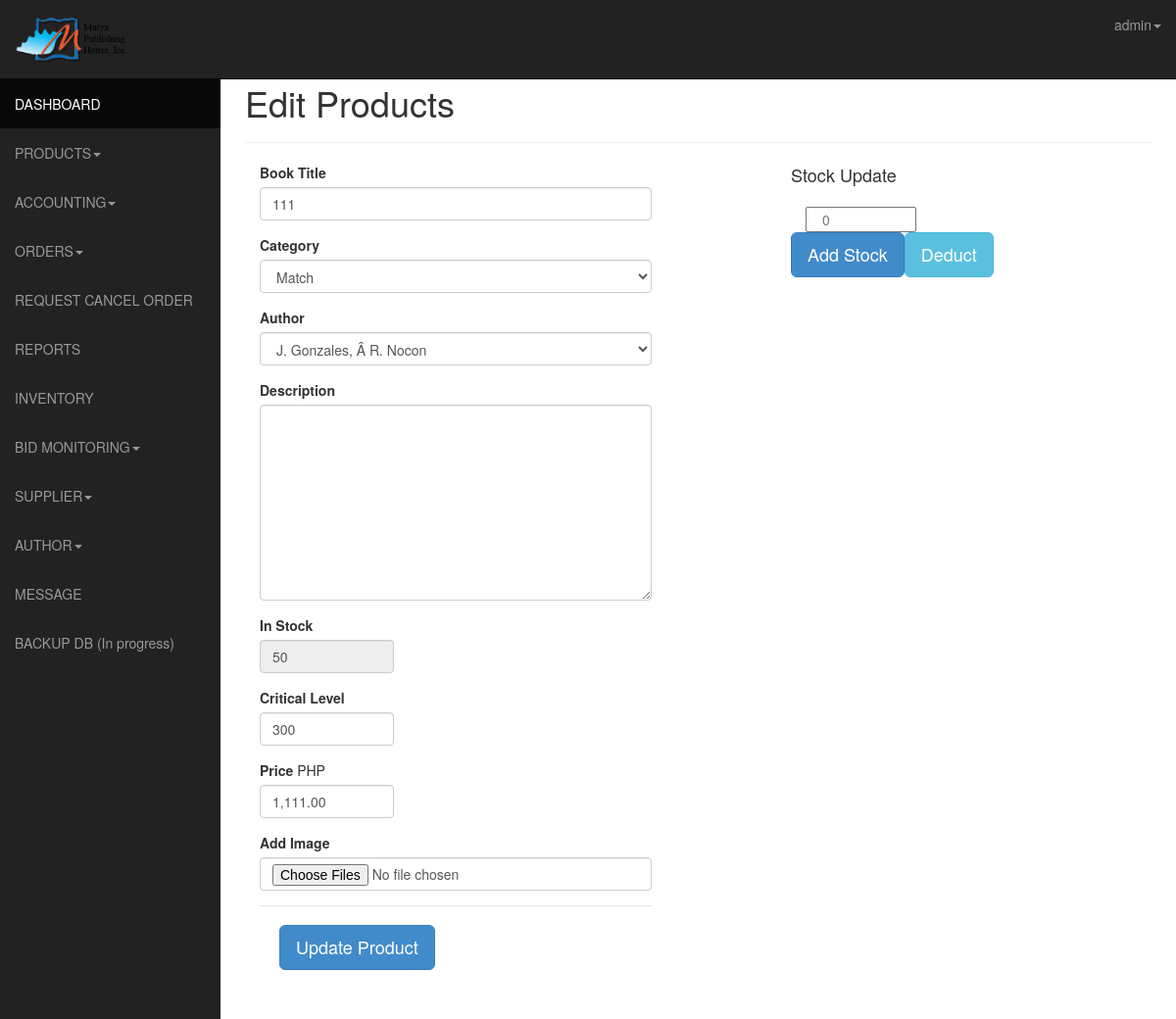
Screenshot of /admin/edit.php?id=14 (signed in) with the database file from the repository.
### tables this page shows
CREATE TABLE IF NOT EXISTS `products` (
  `id` int(11) NOT NULL AUTO_INCREMENT,
  `author_id` int(11) NOT NULL,
  `product_name` varchar(255) NOT NULL,
  `price` varchar(16) NOT NULL,
  `details` text NOT NULL,
  `stock` int(11) NOT NULL,
  `category` varchar(16) NOT NULL,
  `sub_category` varchar(50) NOT NULL,
  `status` varchar(50) NOT NULL,
  `timestamp` varchar(10) NOT NULL,
  `date_added` date NOT NULL,
  `ext` varchar(4) NOT NULL,
  PRIMARY KEY (`id`)
);

CREATE TABLE IF NOT EXISTS `critical_level` (
  `id` int(11) NOT NULL AUTO_INCREMENT,
  `product_id` int(11) NOT NULL,
  `crit_level` int(11) NOT NULL,
  `type` varchar(10) NOT NULL,
  `created_date` timestamp NOT NULL DEFAULT CURRENT_TIMESTAMP,
  PRIMARY KEY (`id`)
);

### admin/include/edit.php (the view, shortened to what this page needs)
<?php
$stock1="";
if (isset($_GET['id'])) {
	$targetID = $_GET['id'];
    $sql = mysql_query("SELECT * FROM products WHERE id='$targetID' LIMIT 1");
    $productCount = mysql_num_rows($sql);
    if ($productCount > 0) {
	    while($row = mysql_fetch_array($sql)){
			$prod_title = $row["product_name"];
			 $price = $row["price"];
			 $price = $row["price"];
			  $prod_desc  = $row["details"];
			    $stock1 = $row["stock"];
        }
    } else {
	    echo "<div id='error'>Invalid Id</div>";
    }
    $targetID = $_GET['id'];
    $sql = mysql_query("SELECT * FROM critical_level WHERE product_id='$targetID' LIMIT 1");
    $productCount = mysql_num_rows($sql);
    if ($productCount > 0) {
	    while($row = mysql_fetch_array($sql)){
			$critlevel1 = $row['crit_level'];
        }
    }
}
?>
  <fieldset>
      <form id="imageform" method="post" enctype="multipart/form-data" action='' style="clear:both">
   <div class="form-group col-lg-12">
      <label for="exampleInputPassword">Book Title</label>
      <input type="text" class="form-control" name="prod_title" id="prod_title" placeholder="Product name" value="<?php echo $prod_title?>">
    </div>
   <div class="form-group col-lg-12">
      <label for="exampleInputPassword">Category</label>
    	 <select class="form-control" name="category1" id="slct1">
         	<?php
                                        $cat_query = mysql_query("SELECT * FROM category");
                                        while($row = mysql_fetch_array($cat_query))
                                        {
                                            $cat_name = $row['cat_name'];
                                            $cat_id = $row['cat_id'];
                                            echo '<option value="'.$cat_id.'">'.$cat_name.'</option>';
                                        }
               ?>
          </select>
    </div>
 <div class="form-group col-lg-12">
  <label for="exampleInputPassword">Author</label>
      <select  class="form-control" name="brandname" id="slct2">
         	<?php
                                        $cat_query = mysql_query("SELECT * FROM brand ");
                                        while($row = mysql_fetch_array($cat_query))
                                        {
                      						$brand = $row['brand'];
                                            echo '<option value="'.$brand.'">'.$brand.'</option>';
                                        }
               ?>
          </select>
    </div>
   <div class="form-group col-lg-12">
      <label for="exampleInputPassword">Description</label>
   <textarea name="tinyeditor" class="form-control" style="width: 400px; height: 200px" ><?php echo $prod_desc?></textarea>
    </div>
    <div class="row col-lg-12">
    <div class="form-group col-lg-5">
      <label for="exampleInputPassword">In Stock</label>
     <input type="number" class="form-control" readonly="readonly" name="price" id="price" placeholder="Price" value="<?php echo $stock1?>">
    </div>
     </div>
     <div class="row col-lg-12">
     	<div class="form-group col-lg-5">
      <label for="exampleInputPassword">Critical Level</label>
     <input type="text" class="form-control" name="critlevel" id="price" placeholder="Price" value="<?php echo $critlevel1?>">
    </div>
     </div>
   <div class="row col-lg-12">
   <div class="form-group col-lg-5">
      <label for="exampleInputPassword">Price</label>
     PHP <input type="text" class="form-control" name="price" id="price" placeholder="Price" value="<?php echo number_format($price, 2, '.', ',');?>">
    </div>
  </div>
     <div class="form-group col-lg-12">
     <label for="exampleInputFile">Add Image</label>
<div id='imageloadbutton'>
<input type="file" name="edit" class="form-control" required="required" id="photoimg" multiple />
</div>
  <div class="modal-footer">
         <input type="submit" name="submit" class="btn btn-primary btn-lg pull-left" value="Update Product">
        </div>
</div>
</form>
  </fieldset>

### admin/template/top.php (shortened to what this page needs)
<ul class="nav navbar-nav navbar-right navbar-user">
           <li class="dropdown user-dropdown">
             <a href="#" class="dropdown-toggle" data-toggle="dropdown"><i class="fa fa-user"></i><?php echo $username?><b class="caret"></b></a>
           </li>
         </ul>
       </div>

### admin/css/sb-admin.css (style rules this page uses)
body { margin-top: 50px; }

### rows the page displays
products: prod_title "111", price "50", price "1,111.00"
critical_level: critlevel "300"

### other values shown
$username "admin"
form field category1 "Match"
form field brandname "J. Gonzales, Â R. Nocon"
